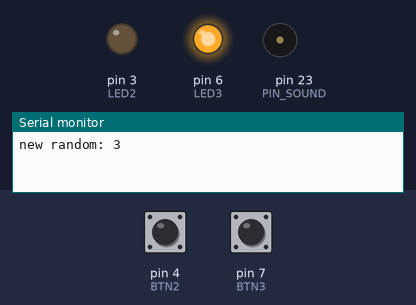
Bench run of a sketch on a simulated Arduino Mega 2560, built with avr-gcc and run on an emulated ATmega2560. On the bench: output pins drawn as LEDs (lit = HIGH), buzzer (waves = sounding), the last lines printed to the serial monitor. The test bench sets the inputs (shaded band); at power-on: pin 4 (BTN2) HIGH, pin 7 (BTN3) HIGH. Random numbers use the default seed unless the sketch sets one; pins used as bus, display or sensor lines are not drawn.

Above: at 2.8 s.
2.9 s: pin 4 (BTN2) pulled LOW for 0.15 s
At 5.4 s:
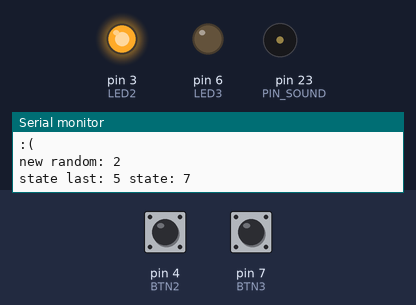
6.0 s: pin 7 (BTN3) pulled LOW for 0.15 s
At 6.6 s:
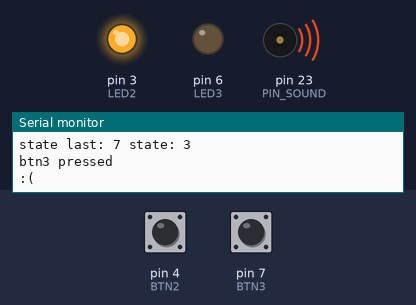
9.0 s: pin 7 (BTN3) pulled LOW for 1 s
At 9.7 s:
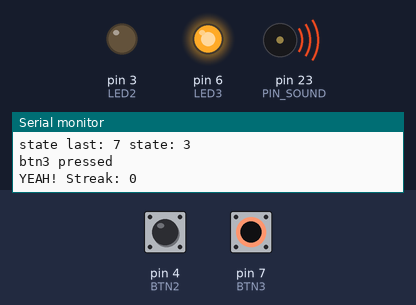
12.0 s: pin 4 (BTN2) pulled LOW for 1 s
At 14.9 s:
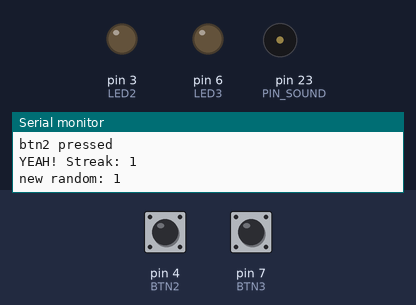
15.0 s: pin 7 (BTN3) pulled LOW for 3.2 s
At 16.6 s:
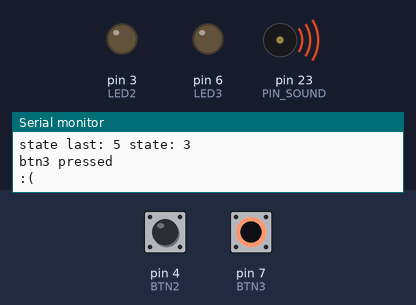
Timing chart, 0 to 18.3 s (numbered marks = the images above; inputs shaded):
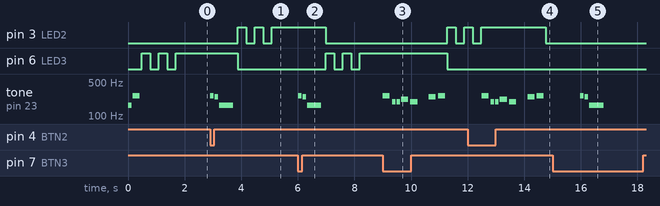

The sketch:

ButtonGame.ino
```cpp
#include "pitches.h"

int LED1 = 0;
int BTN1 = 1;

int LED2 = 3;
int BTN2 = 4;

int LED3 = 6;
int BTN3 = 7;

int PIN_SOUND = 23;

int btn_state_last = ~0;     // set all state to 1
int btn_game_target = 0;
int streak = 0;

// Melodies
// note durations: 4 = quarter note, 8 = eighth note, etc.:

// win
int melodyWin[] = { NOTE_C4, NOTE_G3,NOTE_G3, NOTE_A3, NOTE_G3, 0, NOTE_B3, NOTE_C4 };
int noteDurationsWin[] = { 4, 8, 8, 4, 4, 4, 4, 4 };

// loose
int melodyLoose[] = { NOTE_C4, NOTE_B3, NOTE_E3 };
int noteDurationsLoose[] = { 8, 8, 2 };

// // start
int melodyStart[] = { NOTE_E3, NOTE_C4 };
int noteDurationsStart[] = { 8, 4 };

// the setup function runs once when you press reset or power the board
void setup() {
    Serial.begin(9600);
    randomSeed(analogRead(0));

    // LED Output
    pinMode(LED1, OUTPUT);
    pinMode(LED2, OUTPUT);
    pinMode(LED3, OUTPUT);

    // BTN Input
    pinMode(BTN1, INPUT);           // set pin to input
    digitalWrite(BTN1, HIGH);       // turn on pullup resistors

    pinMode(BTN2, INPUT);           // set pin to input
    digitalWrite(BTN2, HIGH);       // turn on pullup resistors

    pinMode(BTN3, INPUT);           // set pin to input
    digitalWrite(BTN3, HIGH);       // turn on pullup resistors

    btn_state_last = readButtons();
    playSoundStart();
    startRound();
}

int readButtons() {
    int btn_state = digitalRead(BTN1);
    btn_state |= digitalRead(BTN2) << 1;
    btn_state |= digitalRead(BTN3) << 2;
    // Serial.print("btn state: ");
    // Serial.println(btn_state);
    return btn_state;
}

void blinkNow(int pin, int times) {
    for (int i=0; i<times; i++) {
        digitalWrite(pin, HIGH);
        delay(300);
        digitalWrite(pin, LOW);
        delay(300);
    }
}

void ledsAllOff() {
    digitalWrite(LED1, LOW);
    digitalWrite(LED2, LOW);
    digitalWrite(LED3, LOW);
}

// the loop function runs over and over again forever
void loop() {
    delay(10);        // delay [ms] between reads for stability

    // if (btn_game_target == 0) {
    // }
    //
    int btn_state = readButtons();
    if (btn_state != btn_state_last) {
        // State change
        Serial.print("state last: ");
        Serial.print(btn_state_last);
        Serial.print(" state: ");
        Serial.println(btn_state);

        btn_state_last = btn_state;

        // btn1?
        int btn1_state = btn_state & 1;
        int btn2_state = btn_state & 2;
        int btn3_state = btn_state & 4;

        if (btn1_state == LOW) {
            Serial.println("btn1 pressed");
            answer(1);
        }

        if (btn2_state == LOW) {
            Serial.println("btn2 pressed");
            answer(2);
        }

        if (btn3_state == LOW) {
            Serial.println("btn3 pressed");
            answer(3);
        }
    }
}

void startRound() {
    btn_game_target = random(1, 4);  // 1, 2 or 3
    Serial.print("new random: ");
    Serial.println(btn_game_target);
    int pin = 0;
    if (btn_game_target == 1) {
        pin = LED1;
    } else if (btn_game_target == 2) {
        pin = LED2;
    } else if (btn_game_target == 3) {
        pin = LED3;
    }

    ledsAllOff();
    blinkNow(pin, 2);
    digitalWrite(pin, HIGH);
}

void answer(int btn) {
    if (btn == btn_game_target) {
        Serial.print("YEAH! Streak: ");
        Serial.println(streak);
        streak++;
        playSoundWin();
    } else {
        Serial.println(":(");
        streak = 0;
        playSoundLoose();
    }
    startRound();
}

void playSound(int melody[], int durations[], int length) {
  // iterate over the notes of the melody:
  for (int thisNote = 0; thisNote < length; thisNote++) {

    // to calculate the note duration, take one second
    // divided by the note type.
    //e.g. quarter note = 1000 / 4, eighth note = 1000/8, etc.
    int noteDuration = 1000/durations[thisNote];
    tone(PIN_SOUND, melody[thisNote], noteDuration);

    // to distinguish the notes, set a minimum time between them.
    // the note's duration + 30% seems to work well:
    int pauseBetweenNotes = noteDuration * 1.30;
    delay(pauseBetweenNotes);
    // stop the tone playing:
    noTone(PIN_SOUND);
  }
}

void playSoundWin() {
    playSound(melodyWin, noteDurationsWin, 8);
}

void playSoundLoose() {
    playSound(melodyLoose, noteDurationsLoose, 3);
}

void playSoundStart() {
    playSound(melodyStart, noteDurationsStart, 2);
}
```

pitches.h
```cpp
/*************************************************
 * Public Constants
 *************************************************/

#define NOTE_B0  31
#define NOTE_C1  33
#define NOTE_CS1 35
#define NOTE_D1  37
#define NOTE_DS1 39
#define NOTE_E1  41
#define NOTE_F1  44
#define NOTE_FS1 46
#define NOTE_G1  49
#define NOTE_GS1 52
#define NOTE_A1  55
#define NOTE_AS1 58
#define NOTE_B1  62
#define NOTE_C2  65
#define NOTE_CS2 69
#define NOTE_D2  73
#define NOTE_DS2 78
#define NOTE_E2  82
#define NOTE_F2  87
#define NOTE_FS2 93
#define NOTE_G2  98
#define NOTE_GS2 104
#define NOTE_A2  110
#define NOTE_AS2 117
#define NOTE_B2  123
#define NOTE_C3  131
#define NOTE_CS3 139
#define NOTE_D3  147
#define NOTE_DS3 156
#define NOTE_E3  165
#define NOTE_F3  175
#define NOTE_FS3 185
#define NOTE_G3  196
#define NOTE_GS3 208
#define NOTE_A3  220
#define NOTE_AS3 233
#define NOTE_B3  247
#define NOTE_C4  262
#define NOTE_CS4 277
#define NOTE_D4  294
#define NOTE_DS4 311
#define NOTE_E4  330
#define NOTE_F4  349
#define NOTE_FS4 370
#define NOTE_G4  392
#define NOTE_GS4 415
#define NOTE_A4  440
#define NOTE_AS4 466
#define NOTE_B4  494
#define NOTE_C5  523
#define NOTE_CS5 554
#define NOTE_D5  587
#define NOTE_DS5 622
#define NOTE_E5  659
#define NOTE_F5  698
#define NOTE_FS5 740
#define NOTE_G5  784
#define NOTE_GS5 831
#define NOTE_A5  880
#define NOTE_AS5 932
#define NOTE_B5  988
#define NOTE_C6  1047
#define NOTE_CS6 1109
#define NOTE_D6  1175
#define NOTE_DS6 1245
#define NOTE_E6  1319
#define NOTE_F6  1397
#define NOTE_FS6 1480
#define NOTE_G6  1568
#define NOTE_GS6 1661
#define NOTE_A6  1760
#define NOTE_AS6 1865
#define NOTE_B6  1976
#define NOTE_C7  2093
#define NOTE_CS7 2217
#define NOTE_D7  2349
#define NOTE_DS7 2489
#define NOTE_E7  2637
#define NOTE_F7  2794
#define NOTE_FS7 2960
#define NOTE_G7  3136
#define NOTE_GS7 3322
#define NOTE_A7  3520
#define NOTE_AS7 3729
#define NOTE_B7  3951
#define NOTE_C8  4186
#define NOTE_CS8 4435
#define NOTE_D8  4699
#define NOTE_DS8 4978
```

Measured:
- after the input at 2.9 s, pin 3 (LED2): alternates HIGH for 0.30 s and LOW for 0.30 s, 5 changes in all, then stays HIGH, starting after 0.98 s; pin 6 (LED3): HIGH → LOW after 0.98 s; tone on pin 23 (PIN_SOUND): plays 262 Hz for 0.13 s, 247 Hz for 0.13 s, 165 Hz for 0.50 s, starting at once
- after the input at 6.0 s, pin 3 (LED2): HIGH → LOW after 0.98 s; pin 6 (LED3): alternates HIGH for 0.30 s and LOW for 0.30 s, 5 changes in all, then stays HIGH, starting after 0.98 s; tone on pin 23 (PIN_SOUND): plays 262 Hz for 0.13 s, 247 Hz for 0.13 s, 165 Hz for 0.50 s, starting at once
- after the input at 9.0 s, pin 3 (LED2): LOW → HIGH after 2.3 s, → LOW 0.30 s later, → HIGH 0.30 s later; pin 6 (LED3): HIGH → LOW after 2.3 s; tone on pin 23 (PIN_SOUND): plays 262 Hz for 0.25 s, 196 Hz for 0.13 s, 196 Hz for 0.13 s, 220 Hz for 0.25 s, 196 Hz for 0.25 s, 247 Hz for 0.25 s … (7 notes in this stretch), starting at once
- after the input at 12.0 s, tone on pin 23 (PIN_SOUND): plays 262 Hz for 0.25 s, 196 Hz for 0.13 s, 196 Hz for 0.13 s, 220 Hz for 0.25 s, 196 Hz for 0.25 s, 247 Hz for 0.25 s … (7 notes in this stretch), starting after 0.49 s
- after the input at 15.0 s, tone on pin 23 (PIN_SOUND): plays 262 Hz for 0.13 s, 247 Hz for 0.13 s, 165 Hz for 0.50 s, starting after 0.98 s
